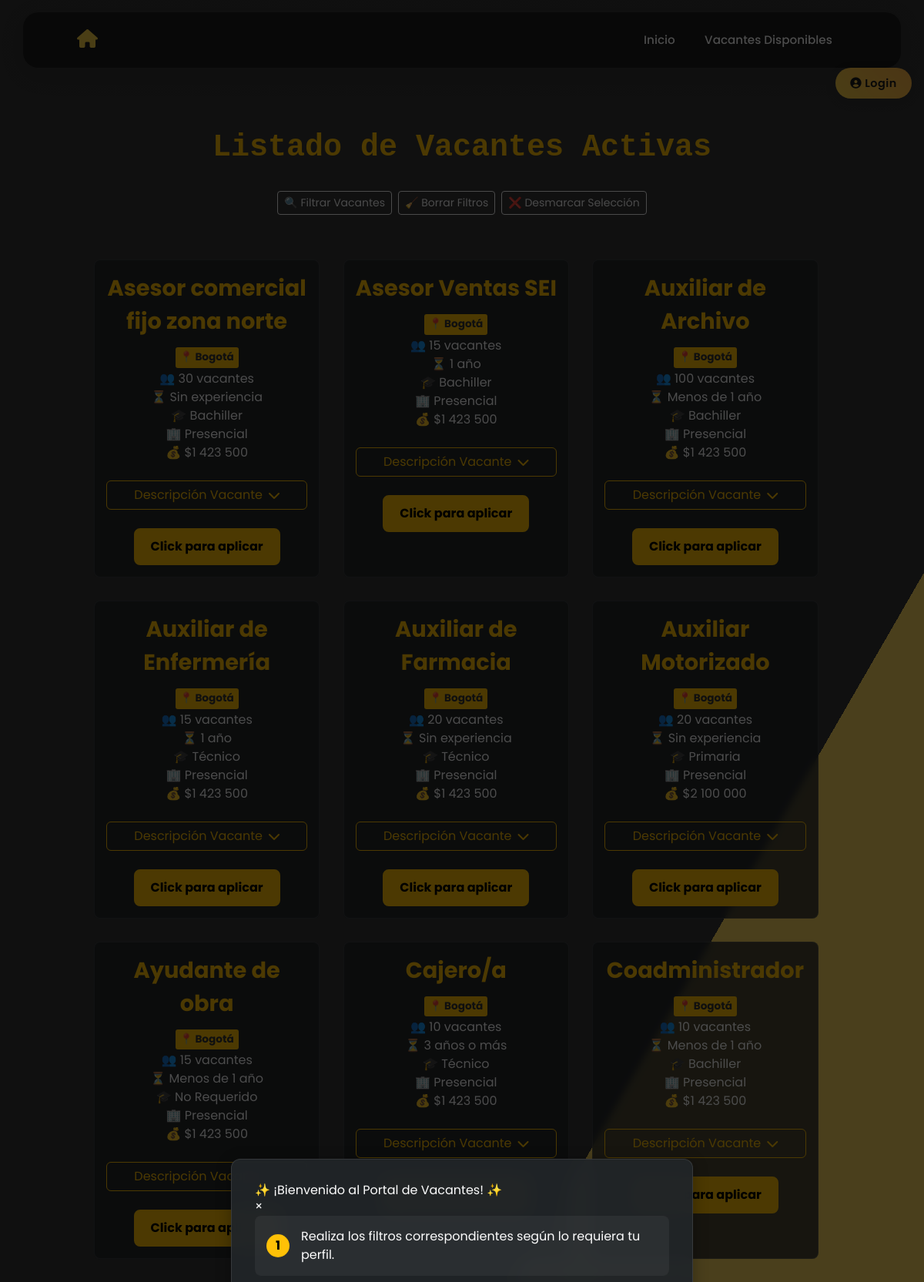
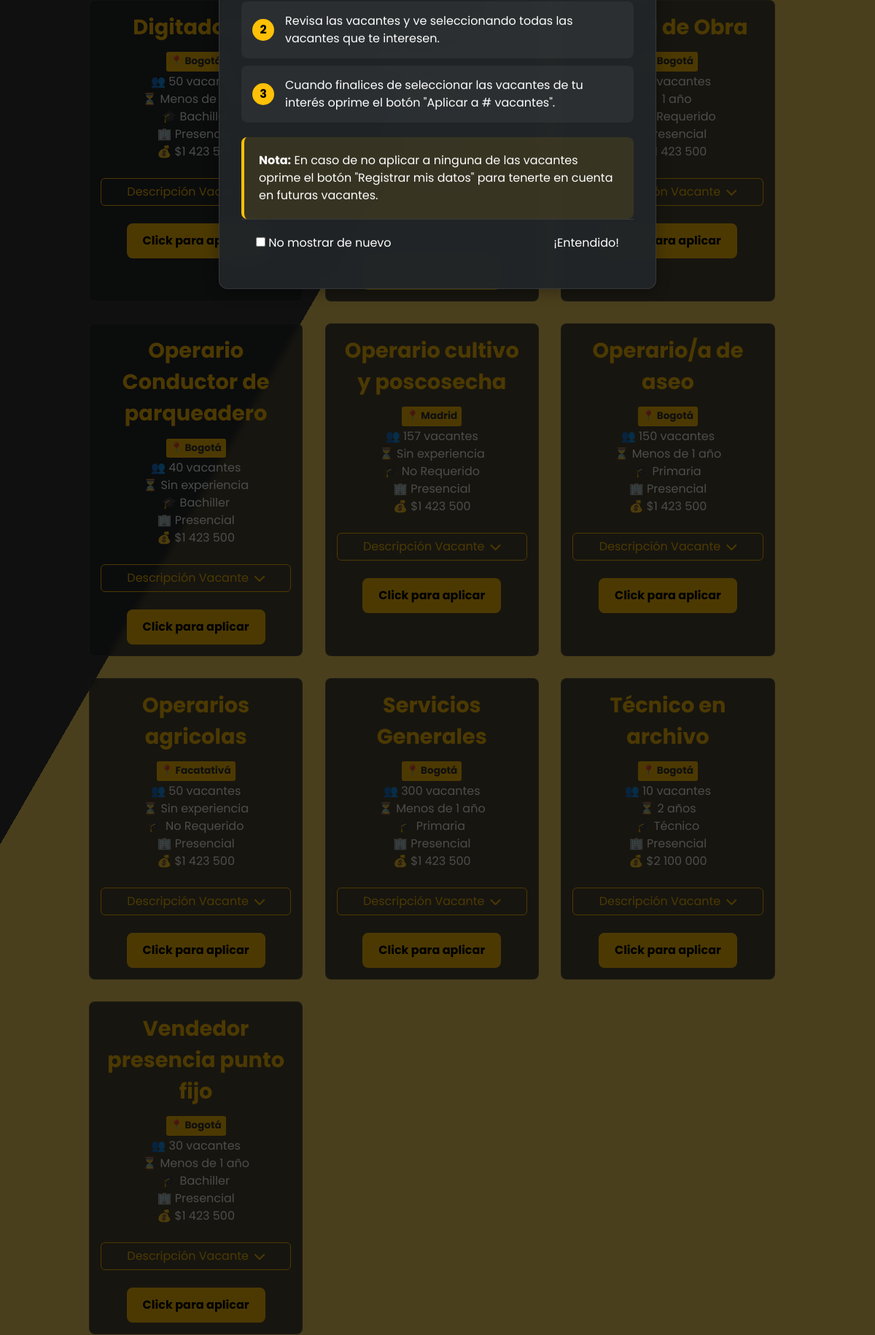
The page /lista_vacantes/ (upper part) on the database its author committed (2 pictures, top to bottom).
### vacantes/models.py (models this page shows, shortened)
class Vacante(models.Model):
    codigo_vacante = models.CharField(
        max_length=50,
        unique=True,
        default=generate_unique_codigo
    )
    cargo = models.CharField(max_length=100)
    area = models.CharField(
        max_length=100,
        null=True,
        blank=True,
        choices=[
            ('Administración', 'Administración'),
            ('Finanzas', 'Finanzas'),
            ('Tecnología', 'Tecnología'),
            ('Recursos Humanos', 'Recursos Humanos'),
            ('Ventas', 'Ventas'),
        ]
    )
    numero_puestos = models.IntegerField(
        null=True,
        blank=True,
        default=1
    )
    modalidad_trabajo = models.CharField(
        max_length=50,
        choices=[
            ('Presencial', 'Presencial'),
            ('Remoto', 'Remoto'),
            ('Híbrido', 'Híbrido'),
        ]
    )
    tipo_contrato = models.CharField(
        max_length=50,
        choices=[
            ('Indefinido', 'Indefinido'),
            ('Temporal', 'Temporal'),
            ('Prácticas', 'Prácticas'),
            ('Freelance', 'Freelance'),
        ]
    )
    jornada_trabajo = models.CharField(
        max_length=50,
        choices=[
            ('Tiempo completo', 'Tiempo completo'),
            ('Medio tiempo', 'Medio tiempo'),
            ('Por horas', 'Por horas'),
        ]
    )
    descripcion_vacante = models.TextField(max_length=6000)
    tiempo_experiencia = models.CharField(
        max_length=50,
        choices=[
            ('Sin experiencia', 'Sin experiencia'),
            ('1 año', '1 año'),
            ('2 años', '2 años'),
            ('3 años o más', '3 años o más'),
        ]
    )
    nivel_estudios = models.CharField(
        max_length=50,
        choices=[
            ('Secundaria', 'Secundaria'),
            ('Técnico', 'Técnico'),
            ('Tecnólogo', 'Tecnólogo'),
            ('Profesional', 'Profesional'),
            ('Postgrado', 'Postgrado'),
        ]
    )
    departamento = models.ForeignKey(Departamento, on_delete=models.SET_NULL, null=True, blank=True)
    ciudad = models.ForeignKey(Ciudad, on_delete=models.SET_NULL, null=True, blank=True)
    rango_salarial = models.IntegerField(null=True, blank=True)
    fecha_publicacion = models.DateField(auto_now_add=True)
    empresa_usuaria = models.CharField(max_length=100)
    candidatos_registrados = models.ManyToManyField('RegistroCandidato', related_name='vacantes', blank=True)
    estado = models.BooleanField(default=True)  # True para activa, False para inactiva
    usuario_publicador = models.ForeignKey(User, on_delete=models.SET_NULL, null=True, blank=True, related_name='vacantes_publicadas')
    usuario_actualizador = models.ForeignKey(User, on_delete=models.SET_NULL, null=True, blank=True, related_name='vacantes_actualizadas')
    fecha_creacion = models.DateTimeField(auto_now_add=True)  # Solo se guarda al crear
    fecha_actualizacion = models.DateTimeField(null=True, blank=True)  # Se actualizará manualmente
    class Meta:
        verbose_name = "Vacante"
        verbose_name_plural = "Vacantes"

class Ciudad(models.Model):
    nombre = models.CharField(max_length=100)
    departamento = models.ForeignKey(Departamento, on_delete=models.CASCADE, related_name="ciudades")
    class Meta:
        ordering = ["nombre"]  # Ordenar siempre por nombre alfabéticamente
    def __str__(self):
        return self.nombre

### vacantes/views.py (the view)
# urls.py: path('lista_vacantes/', views.lista_vacantes, name='lista_vacantes'), #agregado por Jose
def lista_vacantes(request):
    filtros = {
        'cargo': request.GET.get('cargo'),
        'area': request.GET.get('area'),
        'modalidad_trabajo': request.GET.get('modalidad_trabajo'),
        'tipo_contrato': request.GET.get('tipo_contrato'),
        'jornada_trabajo': request.GET.get('jornada_trabajo'),
        'tiempo_experiencia': request.GET.get('tiempo_experiencia'),
        'nivel_estudios': request.GET.get('nivel_estudios'),
        'departamento': request.GET.get('departamento'),
        'ciudad': request.GET.get('ciudad'),
        'rango_salarial_min': request.GET.get('rango_salarial_min'),
        'rango_salarial_max': request.GET.get('rango_salarial_max'),
        'codigo_vacante': request.GET.get('codigo_vacante'),  # Agregado para filtrar por ID Cargo
    }
    vacantes = Vacante.objects.filter(estado=True) if not request.user.is_authenticated else Vacante.objects.all()
    if filtros['codigo_vacante']:
        vacantes = vacantes.filter(codigo_vacante__icontains=filtros['codigo_vacante'].strip())
    for campo, valor in filtros.items():
        if valor and campo not in ['cargo', 'codigo_vacante', 'rango_salarial_min', 'rango_salarial_max']:
            vacantes = vacantes.filter(**{campo: valor})
    rango_salarial_min = filtros['rango_salarial_min']
    rango_salarial_max = filtros['rango_salarial_max']
    if rango_salarial_min and rango_salarial_max:
        vacantes = vacantes.filter(
            rango_salarial__gte=rango_salarial_min,
            rango_salarial__lte=rango_salarial_max
        )
    elif rango_salarial_min:
        vacantes = vacantes.filter(rango_salarial__gte=rango_salarial_min)
    elif rango_salarial_max:
        vacantes = vacantes.filter(rango_salarial__lte=rango_salarial_max)
    vacantes = vacantes.annotate(num_candidatos=Count('candidatos'))
    vacantes = sorted(vacantes, key=lambda v: v.cargo.lower())
    form = VacanteForm()
    choices_context = {
        'area_choices': form.fields['area'].choices,
        'modalidad_trabajo_choices': form.fields['modalidad_trabajo'].choices,
        'tipo_contrato_choices': form.fields['tipo_contrato'].choices,
        'jornada_trabajo_choices': form.fields['jornada_trabajo'].choices,
        'tiempo_experiencia_choices': form.fields['tiempo_experiencia'].choices,
        'nivel_estudios_choices': form.fields['nivel_estudios'].choices,
        'departamento_choices': form.fields['departamento'].choices,
        'ciudad_choices': form.fields['ciudad'].choices,
    }
    return render(request, "vacantes/lista.html", {
        "vacantes": vacantes,
        "filtros": filtros,
        **choices_context  # Pasar los choices al template
    })

### vacantes/models.py (called while the page is built)
def generate_unique_codigo():
    return f'COD-{uuid.uuid4().hex[:8].upper()}'

    def __str__(self):
        return self.nombre

### vacantes/templates/vacantes/lista.html (shortened to what this page needs)
{% extends 'base.html' %}
{% load static %}
{% block contenido %}
{% if not user.is_authenticated %}
<div class="tutorial-modal" id="tutorialModal">
    <div class="tutorial-content">
        <div class="tutorial-header">
            <h4>✨ ¡Bienvenido al Portal de Vacantes! ✨</h4>
            <button class="tutorial-close" onclick="closeTutorial()">×</button>
        </div>
        <div class="tutorial-body">
            <div class="tutorial-step">
                <span class="step-number">1</span>
                <p>Realiza los filtros correspondientes según lo requiera tu perfil.</p>
            </div>
            <div class="tutorial-step">
                <span class="step-number">2</span>
                <p>Revisa las vacantes y ve seleccionando todas las vacantes que te interesen.</p>
            </div>
            <div class="tutorial-step">
                <span class="step-number">3</span>
                <p>Cuando finalices de seleccionar las vacantes de tu interés oprime el botón "Aplicar a # vacantes".</p>
            </div>
            <div class="tutorial-note">
                <strong>Nota:</strong> En caso de no aplicar a ninguna de las vacantes oprime el botón "Registrar mis datos" para tenerte en cuenta en futuras vacantes.
            </div>
        </div>
        <div class="tutorial-footer">
            <label class="no-show-again">
                <input type="checkbox" id="noShowAgain"> No mostrar de nuevo
            </label>
            <button class="tutorial-button" onclick="closeTutorial()">¡Entendido!</button>
        </div>
    </div>
</div>
{% endif %}
{% load humanize %}
<div class="gradient-bg">
    <div class="container py-5">
        <div class="mb-5">
            <h1 class="text-warning mb-4 fw-bold">Listado de Vacantes Activas</h1>
            <div class="d-flex flex-wrap gap-2 justify-content-center">
                <button type="button" class="btn btn-outline-light btn-sm" data-bs-toggle="offcanvas" data-bs-target="#offcanvasExample">
                    🔍 Filtrar Vacantes
                </button>
                <button type="button" class="btn btn-outline-light btn-sm" onclick="clearFilters()">
                    🧹 Borrar Filtros
                </button>
                <button type="button" class="btn btn-outline-light btn-sm" onclick="desmarcarVacantes()">
                    ❌ Desmarcar Selección
                </button>
            </div>
        </div>
        <div class="grid-container">
            {% for vacante in vacantes %}
            <div class="vacante-card">
                <div class="vacante-header">
                    <div class="checkbox-container">
                            <div class="vacante-info">
                            <div class="vacante-title">{{ vacante.cargo }}</div>
                            <div class="vacante-location">📍 {{ vacante.ciudad }}</div>
                        </div>
                    </div>
                </div>
                <div class="badge-container">
                    <div class="info-badge">
                        👥 {{ vacante.numero_puestos }} vacantes
                    </div>
                    <div class="info-badge">
                        ⏳ {{ vacante.tiempo_experiencia }}
                    </div>
                    <div class="info-badge">
                        🎓 {{ vacante.nivel_estudios }}
                    </div>
                    <div class="info-badge">
                        🏢 {{ vacante.modalidad_trabajo }}
                    </div>
                    <div class="info-badge">
                        💰 ${{ vacante.rango_salarial|intcomma }}
                    </div>
                </div>
                <br>
                <div class="mt-auto">
                    <button class="btn btn-outline-warning w-100 toggle-info d-flex align-items-center justify-content-center"
                            type="button"
                            data-bs-toggle="modal"
                            data-bs-target="#modal-{{ vacante.id }}">
                        Descripción Vacante <i class="fas fa-chevron-down toggle-icon ms-2"></i>
                    </button>
                    <br>
                    <div class="checkbox-container">
                        <label for="check{{ vacante.id }}"></label>
                    </div>
                </div>
            </div>
            {% endfor %}
        </div>
    </div>
</div>
{% endblock %}

### vacantes/static/css/styles.css (style rules this page uses)
body { font-family: Arial, sans-serif; background-color: #f8f9fa; }
button { background-color: #f8d047; border: none; padding: 10px; color: white; font-size: 16px; cursor: pointer; border-radius: 4px; }
h1 { font-family:monospace; }

### vacantes/templates/base.html (style rules this page uses)
:root { --nav-bg: #1a1a1a; --nav-accent: #f8d047; --nav-text: #ffffff; }
body { font-family: 'Poppins', sans-serif; overflow-x: hidden; }

### vacantes/templates/vacantes/lista.html (style rules this page uses)
.vacante-card { width: 100%; max-width: 95%; word-wrap: break-word; overflow: hidden; text-align: center; padding: 15px; margin-bottom: 15px; background: rgba(33, 37, 41, 0.8); backdrop-filter: blur(5px); border: 1px solid rgba(255, 255, 255, 0.1); border-radius: 8px; transition: all 0.3s ease; color: white; position: relative; }
.vacante-title { font-size: 1.8rem; font-weight: bold; color: #ffc107; margin-bottom: 10px; position: relative; z-index: 5; }
.vacante-location { background-color: #ffc107; color: #333 !important; padding: 3px 6px; margin: 2px 0; display: inline-block; border-radius: 3px; font-weight: bold; font-size: 0.85em; }
h1.text-warning.mb-4.fw-bold { font-size: 2.5rem !important; font-weight: bold !important; color: #ffc107 !important; text-align: center !important; margin-bottom: 2rem !important; }
.grid-container { display: grid; grid-template-columns: repeat(auto-fill, minmax(250px, 1fr)); gap: 15px; padding: 10px; }
.tutorial-modal { display: none; position: fixed; top: 0; left: 0; width: 100%; height: 100%; background-color: rgba(0, 0, 0, 0.7); z-index: 2000; animation: fadeIn 0.3s ease-in-out; overflow-y: auto; padding: 40px 20px; }
.tutorial-content { position: fixed; top: 50%; left: 50%; transform: translate(-50%, -50%); background: rgba(33, 37, 41, 0.95); backdrop-filter: blur(10px); border: 1px solid rgba(255, 255, 255, 0.1); border-radius: 12px; width: 90%; max-width: 600px; color: white; box-shadow: 0 4px 20px rgba(0, 0, 0, 0.3); padding: 30px; }
.tutorial-note { background: rgba(255, 193, 7, 0.1); padding: 20px; border-radius: 8px; border-left: 4px solid #ffc107; margin-top: 20px; color: white; }
.tutorial-step { display: flex; align-items: center; gap: 15px; background: rgba(255, 255, 255, 0.05); padding: 15px; border-radius: 8px; margin-bottom: 10px; }
.step-number { background: #ffc107; color: black; width: 30px; height: 30px; border-radius: 50%; display: flex; align-items: center; justify-content: center; font-weight: bold; font-size: 16px; flex-shrink: 0; }
.tutorial-footer { padding: 20px; border-top: 1px solid rgba(255, 255, 255, 0.1); display: flex; justify-content: space-between; align-items: center; }
.selection-checkbox + label { display: inline-block; padding: 10px 20px; font-size: 16px; font-weight: bold; text-align: center; background-color: #ffc107; color: black; border-radius: 8px; border: 2px solid #ffc107; cursor: pointer; transition: all 0.3s ease; }
.selection-checkbox + label:after { content: "Click para aplicar"; }

### rows shown on the page
Vacante: cargo "Asesor comercial fijo zona norte", ciudad "Bogotá", numero_puestos "30", tiempo_experiencia "Sin experiencia", nivel_estudios "Bachiller", modalidad_trabajo "Presencial", rango_salarial "1 423 500"
Vacante: cargo "Asesor Ventas SEI", ciudad "Bogotá", numero_puestos "15", tiempo_experiencia "1 año", nivel_estudios "Bachiller", modalidad_trabajo "Presencial", rango_salarial "1 423 500"
Vacante: cargo "Auxiliar de Archivo", ciudad "Bogotá", numero_puestos "100", tiempo_experiencia "Menos de 1 año", nivel_estudios "Bachiller", modalidad_trabajo "Presencial", rango_salarial "1 423 500"
Vacante: cargo "Auxiliar de Enfermería", ciudad "Bogotá", numero_puestos "15", tiempo_experiencia "1 año", nivel_estudios "Técnico", modalidad_trabajo "Presencial", rango_salarial "1 423 500"
Vacante: cargo "Auxiliar de Farmacia", ciudad "Bogotá", numero_puestos "20", tiempo_experiencia "Sin experiencia", nivel_estudios "Técnico", modalidad_trabajo "Presencial", rango_salarial "1 423 500"
Vacante: cargo "Auxiliar Motorizado", ciudad "Bogotá", numero_puestos "20", tiempo_experiencia "Sin experiencia", nivel_estudios "Primaria", modalidad_trabajo "Presencial", rango_salarial "2 100 000"
Vacante: cargo "Ayudante de obra", ciudad "Bogotá", numero_puestos "15", tiempo_experiencia "Menos de 1 año", nivel_estudios "No Requerido", modalidad_trabajo "Presencial", rango_salarial "1 423 500"
Vacante: cargo "Cajero/a", ciudad "Bogotá", numero_puestos "10", tiempo_experiencia "3 años o más", nivel_estudios "Técnico", modalidad_trabajo "Presencial", rango_salarial "1 423 500"
Vacante: cargo "Coadministrador", ciudad "Bogotá", numero_puestos "10", tiempo_experiencia "Menos de 1 año", nivel_estudios "Bachiller", modalidad_trabajo "Presencial", rango_salarial "1 423 500"
Vacante: cargo "Digitadores", ciudad "Bogotá", numero_puestos "50", tiempo_experiencia "Menos de 1 año", nivel_estudios "Bachiller", modalidad_trabajo "Presencial", rango_salarial "1 423 500"
Vacante: cargo "Oficial de Obra", ciudad "Bogotá", tiempo_experiencia "1 año", nivel_estudios "No Requerido", modalidad_trabajo "Presencial", rango_salarial "1 423 500"
Vacante: cargo "Operario Conductor de parqueadero", ciudad "Bogotá", numero_puestos "40", tiempo_experiencia "Sin experiencia", nivel_estudios "Bachiller", modalidad_trabajo "Presencial", rango_salarial "1 423 500"
Vacante: cargo "Operario cultivo y poscosecha", ciudad "Madrid", numero_puestos "157", tiempo_experiencia "Sin experiencia", nivel_estudios "No Requerido", modalidad_trabajo "Presencial", rango_salarial "1 423 500"
Vacante: cargo "Operario/a de aseo", ciudad "Bogotá", numero_puestos "150", tiempo_experiencia "Menos de 1 año", nivel_estudios "Primaria", modalidad_trabajo "Presencial", rango_salarial "1 423 500"
Vacante: cargo "Operarios agricolas", ciudad "Facatativá", numero_puestos "50", tiempo_experiencia "Sin experiencia", nivel_estudios "No Requerido", modalidad_trabajo "Presencial", rango_salarial "1 423 500"
Vacante: cargo "Servicios Generales", ciudad "Bogotá", numero_puestos "300", tiempo_experiencia "Menos de 1 año", nivel_estudios "Primaria", modalidad_trabajo "Presencial", rango_salarial "1 423 500"
Vacante: cargo "Técnico en archivo", ciudad "Bogotá", numero_puestos "10", tiempo_experiencia "2 años", nivel_estudios "Técnico", modalidad_trabajo "Presencial", rango_salarial "2 100 000"
Vacante: cargo "Vendedor presencia punto fijo", ciudad "Bogotá", numero_puestos "30", tiempo_experiencia "Menos de 1 año", nivel_estudios "Bachiller", modalidad_trabajo "Presencial", rango_salarial "1 423 500"
